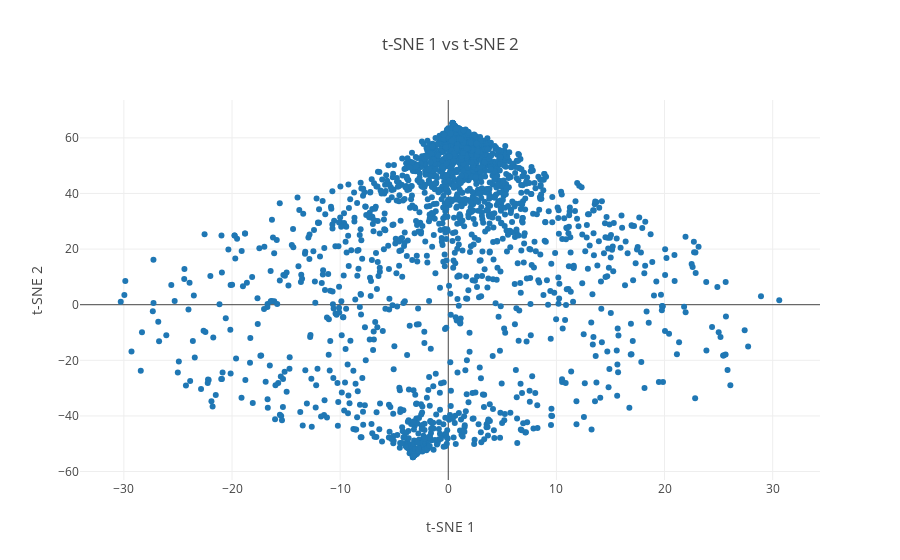

Write notebook code for a chart like this one.
### Code cell
# LSTM
lstm_tsne_embds = TSNE(n_components=2).fit_transform(lstm_embds)
plot_words(lstm_tsne_embds, 0, 2000, 1)

### Figure 1 — Plotly figure (JSON) as saved in the notebook; plotly's stock layout.template omitted (floating-point values rounded to 4 significant figures; data arrays with more than 128 entries replaced by an {"elided": "..."} marker saying what was removed)
{"data": [{"mode": "markers", "text": {"elided": "2000 str values"}, "type": "scatter", "x": {"elided": "2000 float values"}, "y": {"elided": "2000 float values"}}], "layout": {"hovermode": "closest", "title": "t-SNE 1 vs t-SNE 2", "xaxis": {"title": "t-SNE 1"}, "yaxis": {"title": "t-SNE 2"}}}
